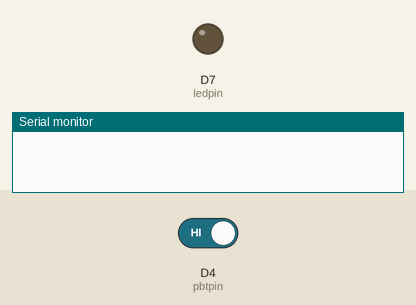
Recording of a sketch running on a simulated ESP8266 (NodeMCU). Shown: output pins drawn as LEDs (lit = HIGH), the last lines printed to the serial monitor. Inputs (shaded band) come from the test bench; at power-on: D4 (pbtpin) HIGH.

Above: at 1.8 s.
1.9 s: D4 (pbtpin) driven LOW
At 2.7 s:
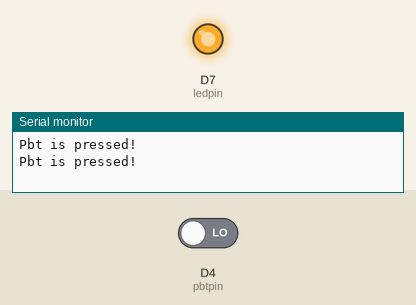
3.5 s: D4 (pbtpin) driven HIGH
At 3.9 s:
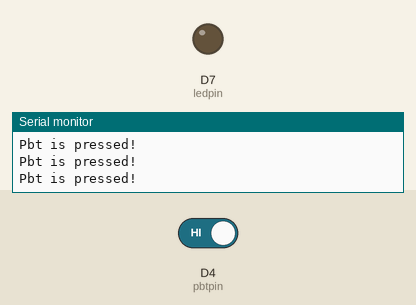
Timing chart, 0 to 6.5 s (numbered marks = the images above; inputs shaded):
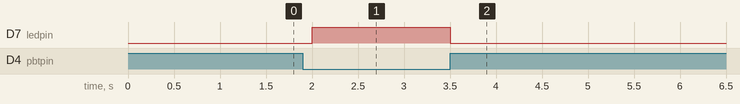

Measured:
- after the input at 1.9 s, D7 (ledpin): LOW → HIGH after 0.10 s
- after the input at 3.5 s, D7 (ledpin): HIGH → LOW at once

The sketch:

_06_PushbuttonWithPullup.ino
```cpp
/* 내부풀업회로(internal pullup) 회로를 이용한 푸시버튼 예제
 * 작성자 : 박민재, 작성일 : 2026.03.12
 */
//핀번호 지정
int ledpin = D7;
int pbtpin = D4;

void setup() {
  //핀모드 설정
  pinMode(ledpin, OUTPUT);
  pinMode(pbtpin, INPUT);
  digitalWrite(pbtpin, HIGH); //내부 풀업저항 활성화
  //시리얼 모니터 초기화
  Serial.begin(115200);
}

void loop() {
  //동작 : PB를 누르면 LED 켜지고, 누르지 않으면 꺼짐
  if(!digitalRead(pbtpin)) {
    Serial.println("Pbt is pressed!");
    digitalWrite(ledpin, HIGH);
  }
  else {
    //Serial.println("Pbt is unpressed!");
    digitalWrite(ledpin, LOW);
  }
  delay(500);
}
```
